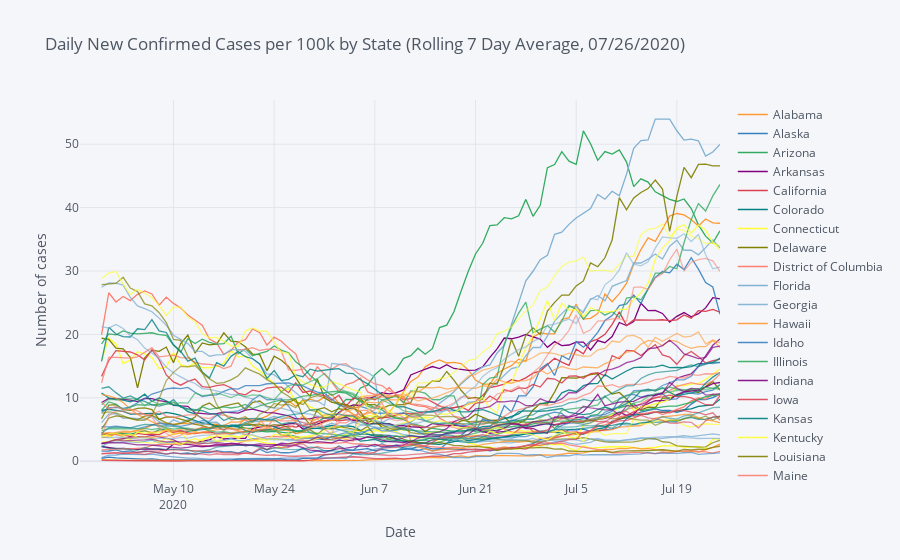

The cell this chart's notebook holds for it:
### Markdown cell above
### Plot normalized rates

### Code cell
window_size = 7
avg_cases = normalized_confirmed.rolling(window=window_size, min_periods=3).mean()
normalized_confirmed_plot = avg_cases.iplot(scale='log', yaxis_title='Number of cases', xaxis_title='Date',
              title='Daily New Confirmed Cases per 100k by State (Rolling {} Day Average, {})'.format(window_size, today), asFigure = True)

normalized_confirmed_plot
